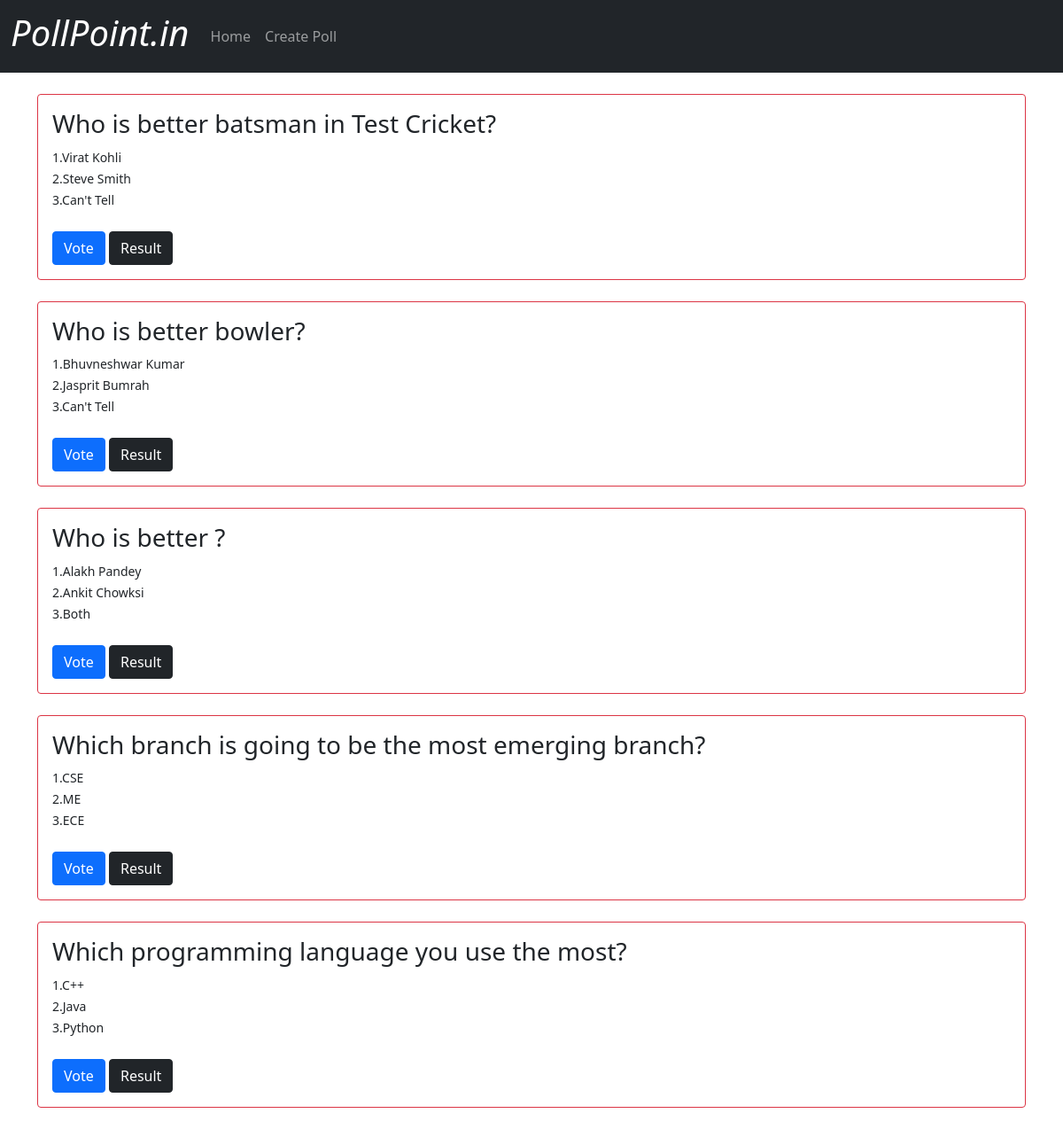
The page / on the database its author committed.
### poll/models.py (models this page shows, shortened)
class Poll(models.Model):
    question=models.TextField()
    option_1=models.CharField(max_length=50)
    option_2=models.CharField(max_length=50)
    option_3=models.CharField(max_length=50)
    option_1_count=models.IntegerField(default=0)
    option_2_count=models.IntegerField(default=0)
    option_3_count=models.IntegerField(default=0)

### poll/views.py (the view)
# urls.py: path('',views.PollListView.as_view(),name='home'),
class PollListView(ListView):
    model=Poll
    template_name='poll/home.html'
    ordering=["-id"]

### poll/templates/poll/home.html (shortened to what this page needs)
{% extends 'poll/base.html' %}
{% block body %}
{% for q in object_list %}
<div class="container my-4">
<div class="card border border-danger">
    <div class="card-body">
        <h3>{{ q.question }}</h3>
        <small>1.{{ q.option_1 }}</small>
        <br>
        <small>2.{{ q.option_2 }}</small>
        <br>
        <small>3.{{ q.option_3 }}</small>
        <br>
        <br>
        <a href="{% url 'vote' q.id %}"><button type="button" class="btn btn-primary">Vote</button></a>
        <a href="{% url 'result' q.id %}"><button type="button" class="btn btn-dark">Result</button></a>
    </div>
  </div>
</div>
{% endfor %}
{% endblock body %}

### poll/templates/poll/base.html (shortened to what this page needs)
<!doctype html>
<html lang="en">
  <head>
    <link href="https://cdn.jsdelivr.net/npm/bootstrap@5.0.0-beta1/dist/css/bootstrap.min.css" rel="stylesheet">
  </head>
  <body>
    <nav class="navbar navbar-expand-lg navbar-dark bg-dark">
        <div class="container-fluid">
          <a class="navbar-brand" href="{% url 'home' %}"><h1  class="italic"><i>PollPoint.in</i></h1></a>
          <div class="collapse navbar-collapse" id="navbarNav">
            <ul class="navbar-nav">
              <li class="nav-item">
                <a class="nav-link" aria-current="page" href="{% url 'home' %}">Home</a>
              </li>
              <li class="nav-item">
                <a class="nav-link" href="{% url 'create_poll' %}">Create Poll</a>
              </li>
            </ul>
          </div>
        </div>
      </nav>
    {% block body %}
    {% endblock body %}
  </body>
</html>

### rows shown on the page
Poll: question "Who is better batsman in Test Cricket?", option_1 "Virat Kohli", option_2 "Steve Smith", option_3 "Can't Tell"
Poll: question "Who is better bowler?", option_1 "Bhuvneshwar Kumar", option_2 "Jasprit Bumrah", option_3 "Can't Tell"
Poll: question "Who is better ?", option_1 "Alakh Pandey", option_2 "Ankit Chowksi", option_3 "Both"
Poll: question "Which branch is going to be the most emerging branch?", option_1 "CSE", option_2 "ME", option_3 "ECE"
Poll: question "Which programming language you use the most?", option_1 "C++", option_2 "Java", option_3 "Python"
